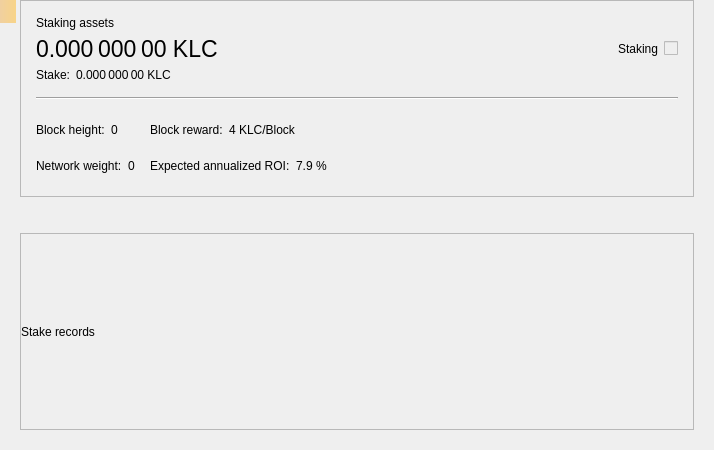
<?xml version="1.0" encoding="UTF-8"?>
<ui version="4.0">
 <class>StakePage</class>
 <widget class="QWidget" name="StakePage">
  <property name="geometry">
   <rect>
    <x>0</x>
    <y>0</y>
    <width>714</width>
    <height>450</height>
   </rect>
  </property>
  <property name="windowTitle">
   <string>Form</string>
  </property>
  <layout class="QVBoxLayout" name="verticalLayout_3">
   <property name="leftMargin">
    <number>20</number>
   </property>
   <property name="topMargin">
    <number>0</number>
   </property>
   <property name="rightMargin">
    <number>20</number>
   </property>
   <property name="bottomMargin">
    <number>20</number>
   </property>
   <item>
    <widget class="QFrame" name="frameStakeInfo">
     <property name="frameShape">
      <enum>QFrame::StyledPanel</enum>
     </property>
     <property name="frameShadow">
      <enum>QFrame::Raised</enum>
     </property>
     <layout class="QVBoxLayout" name="verticalLayout">
      <property name="spacing">
       <number>15</number>
      </property>
      <property name="leftMargin">
       <number>15</number>
      </property>
      <property name="topMargin">
       <number>15</number>
      </property>
      <property name="rightMargin">
       <number>15</number>
      </property>
      <property name="bottomMargin">
       <number>15</number>
      </property>
      <item>
       <layout class="QGridLayout" name="gridLayout_2">
        <property name="spacing">
         <number>6</number>
        </property>
        <item row="1" column="0">
         <widget class="QLabel" name="labelAssets">
          <property name="font">
           <font>
            <pointsize>17</pointsize>
           </font>
          </property>
          <property name="cursor">
           <cursorShape>IBeamCursor</cursorShape>
          </property>
          <property name="toolTip">
           <string>Your current spendable balance</string>
          </property>
          <property name="text">
           <string notr="true">0.000 000 00 KLC</string>
          </property>
          <property name="alignment">
           <set>Qt::AlignLeading|Qt::AlignLeft|Qt::AlignVCenter</set>
          </property>
          <property name="textInteractionFlags">
           <set>Qt::LinksAccessibleByMouse|Qt::TextSelectableByMouse</set>
          </property>
         </widget>
        </item>
        <item row="0" column="0">
         <widget class="QLabel" name="labelAssetsText">
          <property name="text">
           <string>Staking assets</string>
          </property>
          <property name="alignment">
           <set>Qt::AlignLeading|Qt::AlignLeft|Qt::AlignVCenter</set>
          </property>
         </widget>
        </item>
        <item row="1" column="2">
         <spacer name="horizontalSpacer_2">
          <property name="orientation">
           <enum>Qt::Horizontal</enum>
          </property>
          <property name="sizeHint" stdset="0">
           <size>
            <width>40</width>
            <height>20</height>
           </size>
          </property>
         </spacer>
        </item>
        <item row="4" column="0">
         <layout class="QHBoxLayout" name="horizontalLayout_5">
          <property name="spacing">
           <number>6</number>
          </property>
          <item>
           <widget class="QLabel" name="labelStakeText">
            <property name="sizePolicy">
             <sizepolicy hsizetype="Maximum" vsizetype="Preferred">
              <horstretch>0</horstretch>
              <verstretch>0</verstretch>
             </sizepolicy>
            </property>
            <property name="text">
             <string>Stake:</string>
            </property>
            <property name="alignment">
             <set>Qt::AlignLeading|Qt::AlignLeft|Qt::AlignVCenter</set>
            </property>
           </widget>
          </item>
          <item>
           <widget class="QLabel" name="labelStake">
            <property name="text">
             <string>0.000 000 00 KLC</string>
            </property>
            <property name="alignment">
             <set>Qt::AlignLeading|Qt::AlignLeft|Qt::AlignVCenter</set>
            </property>
            <property name="textInteractionFlags">
             <set>Qt::LinksAccessibleByMouse|Qt::TextSelectableByMouse</set>
            </property>
           </widget>
          </item>
          <item>
           <spacer name="horizontalSpacer_3">
            <property name="orientation">
             <enum>Qt::Horizontal</enum>
            </property>
            <property name="sizeType">
             <enum>QSizePolicy::Minimum</enum>
            </property>
            <property name="sizeHint" stdset="0">
             <size>
              <width>0</width>
              <height>0</height>
             </size>
            </property>
           </spacer>
          </item>
         </layout>
        </item>
        <item row="1" column="4">
         <widget class="QLabel" name="labelStaking">
          <property name="text">
           <string>Staking</string>
          </property>
         </widget>
        </item>
        <item row="1" column="5">
         <widget class="QSwitchControl" name="checkStake">
          <property name="enabled">
           <bool>false</bool>
          </property>
         </widget>
        </item>
       </layout>
      </item>
      <item>
       <widget class="Line" name="hLine">
        <property name="orientation">
         <enum>Qt::Horizontal</enum>
        </property>
       </widget>
      </item>
      <item>
       <layout class="QGridLayout" name="gridLayout">
        <property name="verticalSpacing">
         <number>6</number>
        </property>
        <item row="0" column="0">
         <layout class="QHBoxLayout" name="horizontalLayout">
          <property name="spacing">
           <number>6</number>
          </property>
          <item>
           <widget class="QLabel" name="labelHeightText">
            <property name="sizePolicy">
             <sizepolicy hsizetype="Maximum" vsizetype="Preferred">
              <horstretch>0</horstretch>
              <verstretch>0</verstretch>
             </sizepolicy>
            </property>
            <property name="text">
             <string>Block height:</string>
            </property>
            <property name="alignment">
             <set>Qt::AlignLeading|Qt::AlignLeft|Qt::AlignVCenter</set>
            </property>
           </widget>
          </item>
          <item>
           <widget class="QLabel" name="labelHeight">
            <property name="text">
             <string>0</string>
            </property>
            <property name="alignment">
             <set>Qt::AlignLeading|Qt::AlignLeft|Qt::AlignVCenter</set>
            </property>
            <property name="textInteractionFlags">
             <set>Qt::LinksAccessibleByMouse|Qt::TextSelectableByMouse</set>
            </property>
           </widget>
          </item>
          <item>
           <spacer name="horizontalSpacer_4">
            <property name="orientation">
             <enum>Qt::Horizontal</enum>
            </property>
            <property name="sizeType">
             <enum>QSizePolicy::Minimum</enum>
            </property>
            <property name="sizeHint" stdset="0">
             <size>
              <width>0</width>
              <height>0</height>
             </size>
            </property>
           </spacer>
          </item>
         </layout>
        </item>
        <item row="0" column="1">
         <layout class="QHBoxLayout" name="horizontalLayout_3">
          <property name="spacing">
           <number>6</number>
          </property>
          <item>
           <widget class="QLabel" name="labelRewardText">
            <property name="sizePolicy">
             <sizepolicy hsizetype="Maximum" vsizetype="Preferred">
              <horstretch>0</horstretch>
              <verstretch>0</verstretch>
             </sizepolicy>
            </property>
            <property name="text">
             <string>Block reward:</string>
            </property>
            <property name="alignment">
             <set>Qt::AlignLeading|Qt::AlignLeft|Qt::AlignVCenter</set>
            </property>
           </widget>
          </item>
          <item>
           <widget class="QLabel" name="labelReward">
            <property name="text">
             <string>4 KLC/Block</string>
            </property>
            <property name="alignment">
             <set>Qt::AlignLeading|Qt::AlignLeft|Qt::AlignVCenter</set>
            </property>
            <property name="textInteractionFlags">
             <set>Qt::LinksAccessibleByMouse|Qt::TextSelectableByMouse</set>
            </property>
           </widget>
          </item>
          <item>
           <spacer name="horizontalSpacer_6">
            <property name="orientation">
             <enum>Qt::Horizontal</enum>
            </property>
            <property name="sizeType">
             <enum>QSizePolicy::Minimum</enum>
            </property>
            <property name="sizeHint" stdset="0">
             <size>
              <width>0</width>
              <height>0</height>
             </size>
            </property>
           </spacer>
          </item>
         </layout>
        </item>
        <item row="0" column="2" rowspan="2">
         <spacer name="horizontalSpacer">
          <property name="orientation">
           <enum>Qt::Horizontal</enum>
          </property>
          <property name="sizeHint" stdset="0">
           <size>
            <width>40</width>
            <height>20</height>
           </size>
          </property>
         </spacer>
        </item>
        <item row="1" column="0">
         <layout class="QHBoxLayout" name="horizontalLayout_2">
          <property name="spacing">
           <number>6</number>
          </property>
          <item>
           <widget class="QLabel" name="labelWeightText">
            <property name="sizePolicy">
             <sizepolicy hsizetype="Maximum" vsizetype="Preferred">
              <horstretch>0</horstretch>
              <verstretch>0</verstretch>
             </sizepolicy>
            </property>
            <property name="text">
             <string>Network weight:</string>
            </property>
            <property name="alignment">
             <set>Qt::AlignLeading|Qt::AlignLeft|Qt::AlignVCenter</set>
            </property>
           </widget>
          </item>
          <item>
           <widget class="QLabel" name="labelWeight">
            <property name="text">
             <string>0</string>
            </property>
            <property name="alignment">
             <set>Qt::AlignLeading|Qt::AlignLeft|Qt::AlignVCenter</set>
            </property>
            <property name="textInteractionFlags">
             <set>Qt::LinksAccessibleByMouse|Qt::TextSelectableByMouse</set>
            </property>
           </widget>
          </item>
          <item>
           <spacer name="horizontalSpacer_5">
            <property name="orientation">
             <enum>Qt::Horizontal</enum>
            </property>
            <property name="sizeType">
             <enum>QSizePolicy::Minimum</enum>
            </property>
            <property name="sizeHint" stdset="0">
             <size>
              <width>0</width>
              <height>0</height>
             </size>
            </property>
           </spacer>
          </item>
         </layout>
        </item>
        <item row="1" column="1">
         <layout class="QHBoxLayout" name="horizontalLayout_4">
          <property name="spacing">
           <number>6</number>
          </property>
          <item>
           <widget class="QLabel" name="labelROIText">
            <property name="sizePolicy">
             <sizepolicy hsizetype="Maximum" vsizetype="Preferred">
              <horstretch>0</horstretch>
              <verstretch>0</verstretch>
             </sizepolicy>
            </property>
            <property name="text">
             <string>Expected annualized ROI:</string>
            </property>
            <property name="alignment">
             <set>Qt::AlignLeading|Qt::AlignLeft|Qt::AlignVCenter</set>
            </property>
           </widget>
          </item>
          <item>
           <widget class="QLabel" name="labelROI">
            <property name="text">
             <string>7.9 %</string>
            </property>
            <property name="alignment">
             <set>Qt::AlignLeading|Qt::AlignLeft|Qt::AlignVCenter</set>
            </property>
            <property name="textInteractionFlags">
             <set>Qt::LinksAccessibleByMouse|Qt::TextSelectableByMouse</set>
            </property>
           </widget>
          </item>
          <item>
           <spacer name="horizontalSpacer_7">
            <property name="orientation">
             <enum>Qt::Horizontal</enum>
            </property>
            <property name="sizeType">
             <enum>QSizePolicy::Minimum</enum>
            </property>
            <property name="sizeHint" stdset="0">
             <size>
              <width>0</width>
              <height>0</height>
             </size>
            </property>
           </spacer>
          </item>
         </layout>
        </item>
       </layout>
      </item>
     </layout>
    </widget>
   </item>
   <item>
    <spacer name="verticalSpacer">
     <property name="orientation">
      <enum>Qt::Vertical</enum>
     </property>
     <property name="sizeType">
      <enum>QSizePolicy::Fixed</enum>
     </property>
     <property name="sizeHint" stdset="0">
      <size>
       <width>20</width>
       <height>30</height>
      </size>
     </property>
    </spacer>
   </item>
   <item>
    <widget class="QFrame" name="frameStakeRecords">
     <property name="frameShape">
      <enum>QFrame::StyledPanel</enum>
     </property>
     <property name="frameShadow">
      <enum>QFrame::Raised</enum>
     </property>
     <layout class="QVBoxLayout" name="verticalLayout_2">
      <property name="leftMargin">
       <number>0</number>
      </property>
      <property name="topMargin">
       <number>0</number>
      </property>
      <property name="rightMargin">
       <number>0</number>
      </property>
      <property name="bottomMargin">
       <number>0</number>
      </property>
      <item>
       <widget class="QLabel" name="labelRecordsText">
        <property name="text">
         <string>Stake records</string>
        </property>
       </widget>
      </item>
     </layout>
    </widget>
   </item>
  </layout>
  <widget class="QLabel" name="labelAlerts">
   <property name="geometry">
    <rect>
     <x>0</x>
     <y>0</y>
     <width>16</width>
     <height>23</height>
    </rect>
   </property>
   <property name="visible">
    <bool>false</bool>
   </property>
   <property name="styleSheet">
    <string notr="true">QLabel { background-color: qlineargradient(x1: 0, y1: 0, x2: 1, y2: 0, stop:0 #F0D0A0, stop:1 #F8D488); color:#000000; }</string>
   </property>
   <property name="wordWrap">
    <bool>true</bool>
   </property>
   <property name="margin">
    <number>3</number>
   </property>
   <property name="textInteractionFlags">
    <set>Qt::TextSelectableByMouse</set>
   </property>
  </widget>
 </widget>
 <customwidgets>
  <customwidget>
   <class>QSwitchControl</class>
   <extends>QCheckBox</extends>
   <header>qt/qswitchcontrol.h</header>
  </customwidget>
 </customwidgets>
 <resources/>
 <connections/>
</ui>
